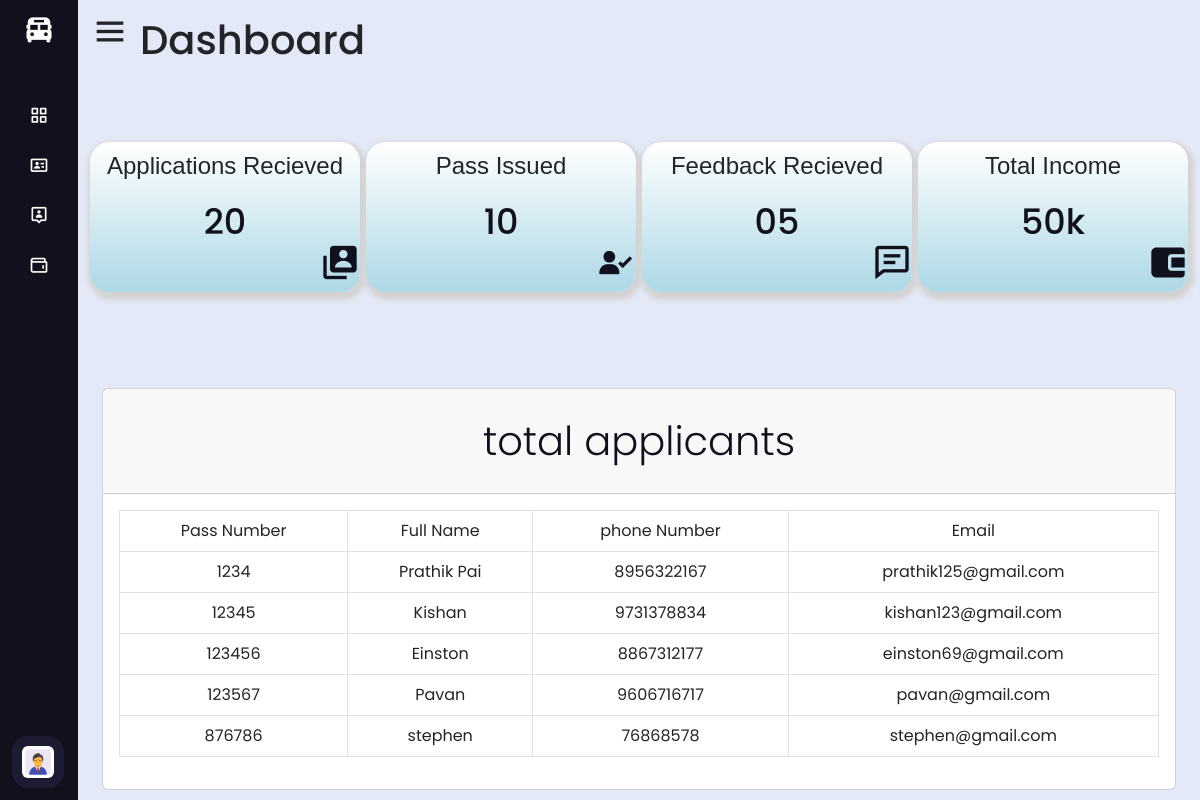
The page /admin/adminpanel.php on the database its author committed.
### tables this page shows
CREATE TABLE `adminpass` (
  `id` int(200) NOT NULL,
  `fullname` varchar(50) NOT NULL,
  `profileimage` varchar(59) NOT NULL,
  `email` varchar(59) NOT NULL,
  `phonenumber` varchar(50) NOT NULL,
  `clgname` varchar(118) NOT NULL,
  `identitytype` varchar(59) NOT NULL,
  `identitycardno` varchar(50) NOT NULL,
  `source` varchar(50) NOT NULL,
  `destination` varchar(50) NOT NULL,
  `fromdate` varchar(30) NOT NULL,
  `todate` varchar(40) NOT NULL,
  `passnumber` varchar(50) NOT NULL
);

### admin/functions.php (called while the page is built, shortened)
<?php
  require_once 'connection.php';
  function dispaly_data(){
    global $con;
    $query = "select * from adminpass";
    $result = mysqli_query($con,$query);
    return $result;
  }
?>

### admin/adminpanel.php (the view, shortened to what this page needs)
<?php
require_once './connection.php';
require_once './functions.php';
$result = dispaly_data();
?>
<!DOCTYPE html>
<html lang="en" dir="ltr">
  <head>
    <link rel="stylesheet" href="css/style2.css">
    <link href='https://unpkg.com/boxicons@2.0.7/css/boxicons.min.css' rel='stylesheet'>
    <link href="https://cdn.jsdelivr.net/npm/bootstrap@5.3.0-alpha1/dist/css/bootstrap.min.css" rel="stylesheet">
   </head>
<body>
  <div class="sidebar close">
    <div class="logo-details">
    <i class='bx bxs-bus-school'></i>
    </div>
    <ul class="nav-links">
      <li>
        <a href="#">
          <i class='bx bx-grid-alt' ></i>
        </a>
      </li>
      <li>
        <div class="iocn-link">
          <a href="#">
          <i class='bx bx-id-card'></i>
          </a>
        </div>
      </li>
      <li>
        <div class="iocn-link">
          <a href="">
          <i class='bx bx-user-pin'></i>
          </a>
        </div>
      </li>
      <li>
        <a href="#">
        <i class='bx bx-wallet'></i>
        </a>
      </li>
      <li>
    <div class="profile-details">
      <div class="profile-content">
        <img src="images/adminlogo.gif" alt="profileImg">
      </div>
    </div>
  </li>
</ul>
  </div>
  <section class="home-section">
  <i class='bx bx-menu'></i>
  <span class="text"><h1>Dashboard</h1></span>
    <div class="home-content1">
      <div class="card1"><h4>Applications Recieved</h4><h2>20</h2><i class='bx bxs-user-account bx-flashing' ></i></div>
      <div class="card2"><h4>Pass Issued</h4><h2>10</h2><i class='bx bxs-user-check bx-flashing' ></i></div>
      <div class="card3"><h4>Feedback Recieved</h4><h2>05</h2><i class='bx bx-comment-detail bx-flashing' ></i></div>
      <div class="card4"><h4>Total Income</h4><h2>50k</h2><i class='bx bxs-wallet-alt bx-flashing' ></i></div>
    </div>
    <body class="bg-dark">
    <div class="container">
      <div class="row mt-5">
        <div class="col">
          <div class="card mt-5">
            <div class="card-header">
              <h2 class="display-6 text-center">total applicants</h2>
            </div>
            <div class="card-body">
              <table class="table table-bordered text-center">
                <tr class="bg-dark text-white">
                  <td> Pass Number </td>
                  <td> Full Name </td>
                  <td> phone Number </td>
                  <td> Email </td>
                </tr>
                <tr>
                <?php
                  while($row = mysqli_fetch_assoc($result))
                  {
                ?>
                  <td><?php echo $row['passnumber']; ?></td>
                  <td><?php echo $row['fullname']; ?></td>
                  <td><?php echo $row['phonenumber']; ?></td>
                  <td><?php echo $row['email']; ?></td>
                </tr>
                <?php
                  }
                ?>
              </table>
            </div>
          </div>
        </div>
      </div>
    </div>
  </section>
</body>
</html>

### admin/css/style2.css (style rules this page uses)
* { margin: 0; padding: 0; box-sizing: border-box; font-family: 'Poppins', sans-serif; }
body { overflow: hidden; }
.sidebar { position: fixed; top: 0; left: 0; height: 100%; width: 260px; background: #11101d; z-index: 100; transition: all 0.5s ease; }
.sidebar.close { width: 78px; }
.sidebar .logo-details { height: 60px; width: 100%; display: flex; align-items: center; }
.sidebar .logo-details i { font-size: 30px; color: #fff; height: 50px; min-width: 78px; text-align: center; line-height: 50px; }
.sidebar .nav-links { height: 100%; padding: 30px 0 150px 0; overflow: auto; }
.sidebar.close .nav-links { overflow: visible; }
.sidebar .nav-links li { position: relative; list-style: none; transition: all 0.4s ease; }
.sidebar .nav-links li .iocn-link { display: flex; align-items: center; justify-content: space-between; }
.sidebar.close .nav-links li .iocn-link { display: block }
.sidebar .nav-links li i { height: 50px; min-width: 78px; text-align: center; line-height: 50px; color: #fff; font-size: 20px; cursor: pointer; transition: all 0.3s ease; }
.sidebar .nav-links li a { display: flex; align-items: center; text-decoration: none; }
.sidebar .profile-details { position: fixed; bottom: 0; width: 260px; display: flex; align-items: center; justify-content: space-between; background: #1d1b31; padding: 12px 0; transition: all 0.5s ease; }
.sidebar.close .profile-details { background: none; }
.sidebar.close .profile-details { width: 78px; }
.sidebar .profile-details .profile-content { display: flex; align-items: center; }
.sidebar .profile-details img { height: 52px; width: 52px; object-fit: cover; border-radius: 16px; margin: 0 14px 0 12px; background: #1d1b31; transition: all 0.5s ease; }
.sidebar.close .profile-details img { padding: 10px; }
.home-section { position: relative; background: #E4E9F7; height: 100vh; left: 260px; width: calc(100% - 260px); transition: all 0.5s ease; padding: 12px; }
.sidebar.close ~ .home-section { left: 78px; width: calc(100% - 78px); }

### admin/adminpanel.php (style rules this page uses)
.bx-menu { font-size:40px; }
.bxs-user-account { color:#11101d; font-size:40px; margin:-50px; margin-left:180px; }
.bxs-user-check { color:#11101d; font-size:40px; margin:-50px; margin-left:180px; }
.bx-comment-detail { color:#11101d; font-size:40px; margin:-50px; margin-left:180px; }
.bxs-wallet-alt { color:#11101d; font-size:40px; margin:-50px; margin-left:180px; }
.home-section .home-content1 { display:flex; flex-direction:row; justify-content:right; gap:6px; align-items:center; text-align:center; }
h4 { margin:10px; font-family: Arial, Helvetica, sans-serif; }
h2 { font-size:35px; margin:20px; color:#11101d; }
h1 { margin-top:-40px; margin-left:50px; }
.home-section .home-content1 >div { margin-top:70px; margin-left:auto; background: linear-gradient(white,lightblue); width:300px; height:150px; box-shadow:2px 4px 5px 4px lightgrey; transition:all 300ms ease; border-radius:20px; align-items:center; }

### rows shown on the page
adminpass: passnumber "1234", fullname "Prathik Pai", phonenumber "8956322167", email "prathik125@gmail.com"
adminpass: passnumber "12345", fullname "Kishan", phonenumber "9731378834", email "kishan123@gmail.com"
adminpass: passnumber "123456", fullname "Einston", phonenumber "8867312177", email "einston69@gmail.com"
adminpass: passnumber "123567", fullname "Pavan", phonenumber "9606716717", email "pavan@gmail.com"
adminpass: passnumber "876786", fullname "stephen", phonenumber "76868578", email "stephen@gmail.com"
